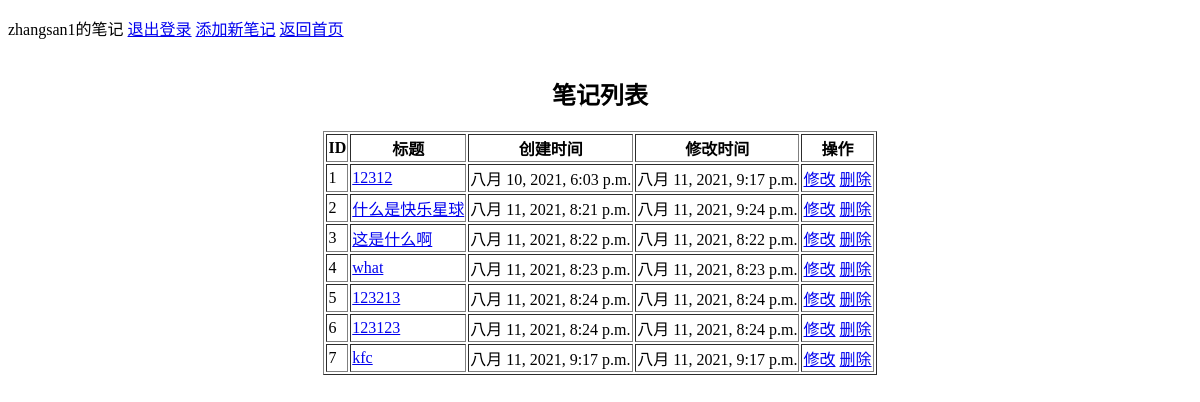
Before: /note/list (signed in) with the older database file.
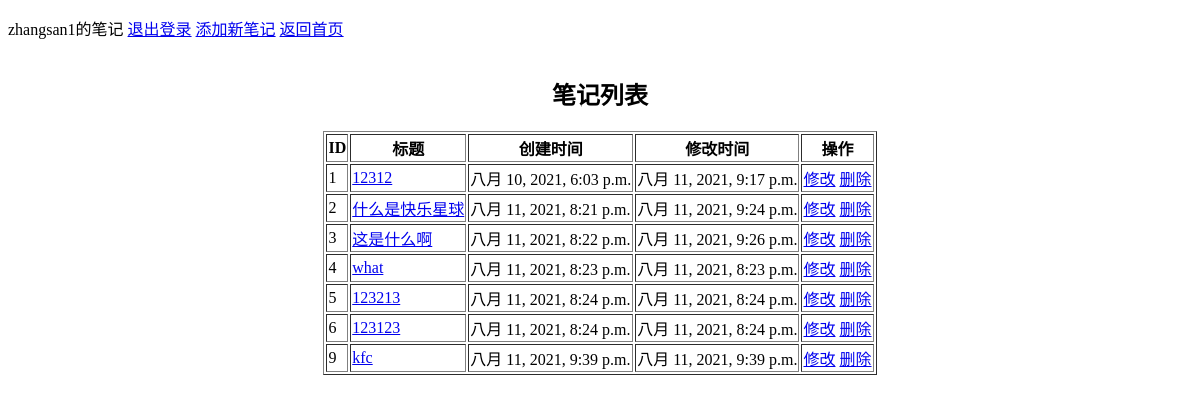
After: the same page with the newer database file.
### note/models.py (models this page shows)
class Note(models.Model):
    title=models.CharField('标题', max_length=100)
    content=models.TextField('内容')
    created_time=models.DateTimeField('创建时间',auto_now_add=True)
    updated_time=models.DateTimeField('创建时间',auto_now=True)
    user = models.ForeignKey(User, on_delete=models.CASCADE)

### note/views.py (the view, shortened to what this page needs)
    def wrap(request, *args, **kwargs):
        return fn(request, *args, **kwargs)

### note/views.py (called while the page is built, shortened)
def check_login(fn):
    def wrap(request, *args, **kwargs):
        return fn(request, *args, **kwargs)
    return wrap

@check_login
def list_view(request):
    noteList = Note.objects.all()
    return render(request, 'note/list_note.html', locals())

### note/templates/note/list_note.html (shortened to what this page needs)
{% load static %}
<!DOCTYPE html>
<html lang="en">
<head>
</head>
<body>
<p>
    <span>{{ request.session.username }}的笔记</span>
    <a href="/user/logout">退出登录</a>
    <a href="/note/add">添加新笔记</a>
    <a href="/index">返回首页</a>
</p>
<table align="center" border="1px">
    <caption><h2>笔记列表</h2></caption>
    <tr>
        <th>ID</th>
        <th>标题</th>
        <th>创建时间</th>
        <th>修改时间</th>
        <th>操作</th>
    </tr>
    {% for foo in noteList %}
    <tr>
        <td>{{ foo.id }}</td>
        <td><a href="/note/detail?id={{ foo.id }}">{{ foo.title }}</a></td>
        <td>{{ foo.created_time }}</td>
        <td>{{ foo.updated_time }}</td>
        <td>
            <a href="/note/edit?id={{ foo.id }}">修改</a>
            <a href="/note/delete/{{ foo.id }}">删除</a>
        </td>
     </tr>
    {% endfor %}
</table>
</body>
</html>

Changed rows visible on the page:
removed Note: id "7", title "kfc", created_time "八月 11, 2021, 9:17 p.m.", updated_time "八月 11, 2021, 9:17 p.m."
changed Note "这是什么啊": updated_time "八月 11, 2021, 8:22 p.m." → "八月 11, 2021, 9:26 p.m."
added Note: id "9", title "kfc", created_time "八月 11, 2021, 9:39 p.m.", updated_time "八月 11, 2021, 9:39 p.m."
